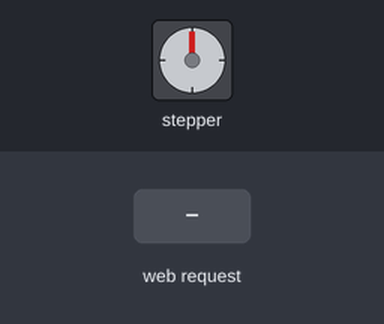
A sketch run on a simulated ESP32. Parts: stepper motor. The inputs (shaded band) are chosen by the test bench. WiFi joins after 1.5 s; servers stay silent unless stated; stepper angles assume 2048 steps per turn; what the sketch prints to the serial monitor is not drawn.

Above: at 2.7 s.
2.8 s: HTTP request GET /on received
At 3.25 s:
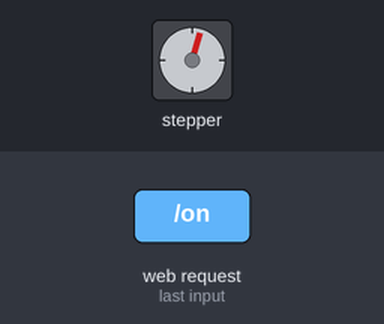
At 4.4 s:
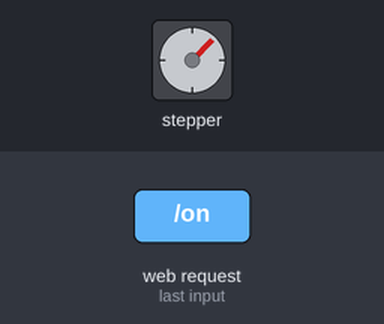
Timing chart, 0 to 6.9 s (numbered marks = the images above; inputs shaded):
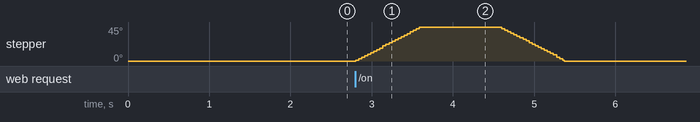

Measured:
- after the input at 2.8 s, stepper: turns 45° clockwise in 0.79 s, then 45° counter-clockwise in 0.77 s

The sketch:

LazyPressBox.ino
```cpp
#include <WiFi.h>
#include <WiFiClient.h>
#include <WebServer.h>
#include <ESPmDNS.h>
#include <Stepper.h>

#define STEPPER_STEPS 64

// Provide the SSID and Password of the WiFi connection
const char *ssid = "";
const char *pass = "";

// HTML web page
const char index_html[] PROGMEM = R"rawliteral(
<!DOCTYPE HTML><html>
  <head>
    <title>Lazy Press Box</title>
    <meta name="viewport" content="width=device-width, initial-scale=1">
    <style>
      body { font-family: Arial; text-align: center; margin:0px auto; padding-top: 30px;}
      .button {
        padding: 10px 20px;
        font-size: 24px;
        text-align: center;
        outline: none;
        color: #fff;
        background-color: #2f4468;
        border: none;
        border-radius: 5px;
        box-shadow: 0 6px #999;
        cursor: pointer;
        -webkit-touch-callout: none;
        -webkit-user-select: none;
        -khtml-user-select: none;
        -moz-user-select: none;
        -ms-user-select: none;
        user-select: none;
        -webkit-tap-highlight-color: rgba(0,0,0,0);
      }
      .button:hover {background-color: #1f2e45}
      .button:active {
        background-color: #1f2e45;
        box-shadow: 0 4px #666;
        transform: translateY(2px);
      }
    </style>
  </head>
  <body>
    <h1>Lazy Press Box</h1>
    <button class="button" onmousedown="pressButton();">PRESS</button>
   <script>
   function pressButton() {
     var xhr = new XMLHttpRequest();
     xhr.open("GET", "/on", true);
     xhr.send();
   }
  </script>
  </body>
</html>)rawliteral";

WebServer server(80);
Stepper stepper(STEPPER_STEPS, 13, 12, 14, 27);

void handleRoot()
{
  server.send(200, "text/html", index_html);
}

void handleOn()
{
  server.send(200, "text/plain", "this works");
  int steps = STEPPER_STEPS * 4;
  stepper.step(steps);
  delay(1000);
  stepper.step(-1 * steps);
}

void handleNotFound()
{
  String message = "File Not Found\n\n";
  message += "URI: ";
  message += server.uri();
  message += "\nMethod: ";
  message += (server.method() == HTTP_GET) ? "GET" : "POST";
  message += "\nArguments: ";
  message += server.args();
  message += "\n";
  for (uint8_t i = 0; i < server.args(); i++)
  {
    message += " " + server.argName(i) + ": " + server.arg(i) + "\n";
  }
  server.send(404, "text/plain", message);
}

void setup(void)
{

  pinMode(13, OUTPUT);
  pinMode(12, OUTPUT);
  pinMode(14, OUTPUT);
  pinMode(27, OUTPUT);
  stepper.setSpeed(300);

  Serial.begin(115200);
  WiFi.mode(WIFI_STA);
  WiFi.begin(ssid, pass);
  Serial.println("");

  // Wait for connection
  while (WiFi.status() != WL_CONNECTED)
  {
    delay(500);
    Serial.print(".");
  }
  Serial.println("");
  Serial.print("Connected to ");
  Serial.println(ssid);
  Serial.print("IP address: ");
  Serial.println(WiFi.localIP());

  if (MDNS.begin("esp32"))
  {
    Serial.println("MDNS responder started");
  }

  server.on("/", handleRoot);
  server.on("/on", handleOn);
  server.onNotFound(handleNotFound);

  server.begin();
  Serial.println("HTTP server started");
}

void loop(void)
{
  server.handleClient();
}
```
